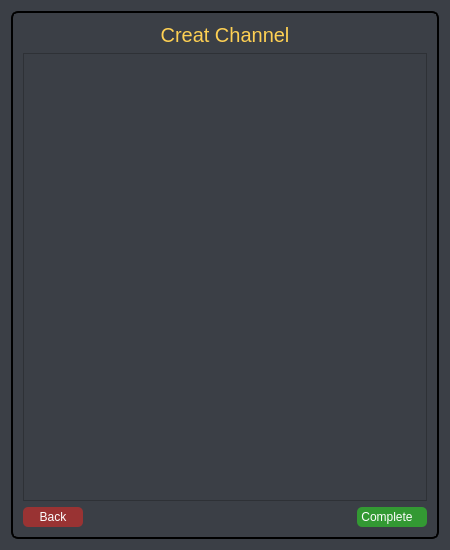
<?xml version="1.0" encoding="UTF-8"?>
<ui version="4.0">
 <class>createchannel</class>
 <widget class="QDialog" name="createchannel">
  <property name="geometry">
   <rect>
    <x>0</x>
    <y>0</y>
    <width>450</width>
    <height>550</height>
   </rect>
  </property>
  <property name="minimumSize">
   <size>
    <width>450</width>
    <height>550</height>
   </size>
  </property>
  <property name="maximumSize">
   <size>
    <width>450</width>
    <height>550</height>
   </size>
  </property>
  <property name="windowTitle">
   <string>Dialog</string>
  </property>
  <property name="styleSheet">
   <string notr="true">background-color: rgb(59, 63, 70);</string>
  </property>
  <layout class="QVBoxLayout" name="verticalLayout">
   <item>
    <widget class="QStackedWidget" name="winstack">
     <property name="styleSheet">
      <string notr="true">QStackedWidget#winstack {
Padding: 1px;
Border-radius: 7px;
Color: #fefefe;
background-color: rgb(59, 63, 70);
border-style: solid;
 border-width: 2px;
}

QStackedWidget#winstack:hover {
background-color: rgb(42, 46, 52);
border-style: solid;
 border-width: 2px;
color: rgb(241, 182, 88);
	border-color: rgb(45, 135, 135);
}</string>
     </property>
     <property name="currentIndex">
      <number>1</number>
     </property>
     <widget class="QWidget" name="page">
      <layout class="QVBoxLayout" name="verticalLayout_2">
       <item>
        <widget class="QWidget" name="widget_6" native="true">
         <property name="minimumSize">
          <size>
           <width>0</width>
           <height>40</height>
          </size>
         </property>
         <property name="maximumSize">
          <size>
           <width>400</width>
           <height>30</height>
          </size>
         </property>
         <layout class="QHBoxLayout" name="horizontalLayout_2">
          <item>
           <widget class="QLabel" name="creatchanell">
            <property name="styleSheet">
             <string notr="true">QLabel#creatchanell {
text-align: center;
color: rgb(254, 208, 83);
margin: 0 auto;
font-size: 20px;
font-family: 'Droid Sans';
}

QLabel#creatchanell:hover {
	color: rgb(0, 170, 255);
}
</string>
            </property>
            <property name="text">
             <string>Creat Channel</string>
            </property>
            <property name="alignment">
             <set>Qt::AlignCenter</set>
            </property>
           </widget>
          </item>
         </layout>
        </widget>
       </item>
       <item>
        <layout class="QHBoxLayout" name="horizontalLayout">
         <item>
          <widget class="QLabel" name="label">
           <property name="styleSheet">
            <string notr="true">color: #fefefe;</string>
           </property>
           <property name="text">
            <string>Name :</string>
           </property>
          </widget>
         </item>
         <item>
          <widget class="QLineEdit" name="channelname">
           <property name="styleSheet">
            <string notr="true">QLineEdit#channelname {
padding-left: 20px;
padding-right: 20px;
border-radius: 5px;
background: #333;
color: #fefefe;
}

QLineEdit#channelname:hover {
	background-color: rgb(42, 46, 52);
border-style: solid;
 border-width: 1px;
	border-color: rgb(245, 179, 1);
	color: rgb(241, 182, 88);
}

QLineEdit#channelname:pressed {
border-style: solid;
border-width: 1px;
	background-color: rgb(25, 69, 105);
	color: rgb(85, 255, 255);
}</string>
           </property>
           <property name="placeholderText">
            <string>Enter your channel name</string>
           </property>
          </widget>
         </item>
        </layout>
       </item>
       <item>
        <widget class="QLabel" name="label_4">
         <property name="minimumSize">
          <size>
           <width>0</width>
           <height>180</height>
          </size>
         </property>
         <property name="text">
          <string/>
         </property>
         <property name="pixmap">
          <pixmap resource="elements.qrc">:/img/img/icons8-omnichannel-64.png</pixmap>
         </property>
         <property name="alignment">
          <set>Qt::AlignCenter</set>
         </property>
        </widget>
       </item>
       <item>
        <layout class="QHBoxLayout" name="horizontalLayout_5">
         <item>
          <widget class="QPushButton" name="backbtn_3">
           <property name="minimumSize">
            <size>
             <width>60</width>
             <height>15</height>
            </size>
           </property>
           <property name="maximumSize">
            <size>
             <width>90</width>
             <height>20</height>
            </size>
           </property>
           <property name="toolTip">
            <string>&lt;html&gt;&lt;head/&gt;&lt;body&gt;&lt;p&gt;Back to home page&lt;/p&gt;&lt;/body&gt;&lt;/html&gt;</string>
           </property>
           <property name="styleSheet">
            <string notr="true">QPushButton#backbtn_3{
color: white;
border-radius: 5px;
Background: #933;
color: #fefefe;
}

QPushButton#backbtn_3:hover {
	background-color: rgb(42, 46, 52);
border-style: solid;
 border-width: 1px;
	color: rgb(241, 182, 88);
}

QPushButton#backbtn_3:pressed {
border-style: solid;
border-width: 1px;
	background-color: rgb(25, 69, 105);
	color: rgb(85, 255, 255);
}</string>
           </property>
           <property name="text">
            <string>Back</string>
           </property>
           <property name="icon">
            <iconset resource="elements.qrc">
             <normaloff>:/img/img/icons8-back-48.png</normaloff>:/img/img/icons8-back-48.png</iconset>
           </property>
          </widget>
         </item>
         <item>
          <spacer name="horizontalSpacer_3">
           <property name="orientation">
            <enum>Qt::Horizontal</enum>
           </property>
           <property name="sizeHint" stdset="0">
            <size>
             <width>40</width>
             <height>20</height>
            </size>
           </property>
          </spacer>
         </item>
         <item>
          <widget class="QPushButton" name="submit">
           <property name="minimumSize">
            <size>
             <width>110</width>
             <height>0</height>
            </size>
           </property>
           <property name="maximumSize">
            <size>
             <width>110</width>
             <height>20</height>
            </size>
           </property>
           <property name="styleSheet">
            <string notr="true">
QPushButton#submit{
color: white;
border-radius: 5px;
Background: #393;
color: #fefefe;
}

QPushButton#submit:hover {
	background-color: rgb(42, 46, 52);
border-style: solid;
 border-width: 1px;
	color: rgb(241, 182, 88);
}

QPushButton#ssubmit:pressed {
border-style: solid;
border-width: 1px;
	background-color: rgb(25, 69, 105);
	color: rgb(85, 255, 255);
}</string>
           </property>
           <property name="text">
            <string>Submit</string>
           </property>
          </widget>
         </item>
        </layout>
       </item>
      </layout>
     </widget>
     <widget class="QWidget" name="page_2">
      <layout class="QGridLayout" name="gridLayout">
       <item row="2" column="0">
        <layout class="QHBoxLayout" name="horizontalLayout_4">
         <item>
          <widget class="QPushButton" name="backbtn_5">
           <property name="minimumSize">
            <size>
             <width>60</width>
             <height>15</height>
            </size>
           </property>
           <property name="maximumSize">
            <size>
             <width>90</width>
             <height>20</height>
            </size>
           </property>
           <property name="toolTip">
            <string>&lt;html&gt;&lt;head/&gt;&lt;body&gt;&lt;p&gt;Back to create channel page&lt;/p&gt;&lt;/body&gt;&lt;/html&gt;</string>
           </property>
           <property name="styleSheet">
            <string notr="true">QPushButton#backbtn_5{
color: white;
border-radius: 5px;
Background: #933;
color: #fefefe;
}

QPushButton#backbtn_5:hover {
	background-color: rgb(42, 46, 52);
border-style: solid;
 border-width: 1px;
	color: rgb(241, 182, 88);
}

QPushButton#backbtn_5:pressed {
border-style: solid;
border-width: 1px;
	background-color: rgb(25, 69, 105);
	color: rgb(85, 255, 255);
}</string>
           </property>
           <property name="text">
            <string>Back</string>
           </property>
           <property name="icon">
            <iconset resource="elements.qrc">
             <normaloff>:/img/img/icons8-back-48.png</normaloff>:/img/img/icons8-back-48.png</iconset>
           </property>
          </widget>
         </item>
         <item>
          <spacer name="horizontalSpacer">
           <property name="orientation">
            <enum>Qt::Horizontal</enum>
           </property>
           <property name="sizeHint" stdset="0">
            <size>
             <width>40</width>
             <height>20</height>
            </size>
           </property>
          </spacer>
         </item>
         <item>
          <widget class="QPushButton" name="addbtn">
           <property name="minimumSize">
            <size>
             <width>70</width>
             <height>15</height>
            </size>
           </property>
           <property name="maximumSize">
            <size>
             <width>90</width>
             <height>20</height>
            </size>
           </property>
           <property name="layoutDirection">
            <enum>Qt::RightToLeft</enum>
           </property>
           <property name="styleSheet">
            <string notr="true">
QPushButton#addbtn{
color: white;
border-radius: 5px;
Background: #393;
color: #fefefe;
}

QPushButton#addbtn:hover {
	background-color: rgb(42, 46, 52);
border-style: solid;
 border-width: 1px;
	color: rgb(241, 182, 88);
}

QPushButton#addbtn:pressed {
border-style: solid;
border-width: 1px;
	background-color: rgb(25, 69, 105);
	color: rgb(85, 255, 255);
}</string>
           </property>
           <property name="text">
            <string>Complete   </string>
           </property>
           <property name="icon">
            <iconset resource="elements.qrc">
             <normaloff>:/img/img/icons8-complete-64.png</normaloff>:/img/img/icons8-complete-64.png</iconset>
           </property>
           <property name="iconSize">
            <size>
             <width>25</width>
             <height>20</height>
            </size>
           </property>
          </widget>
         </item>
        </layout>
       </item>
       <item row="0" column="0">
        <widget class="QLabel" name="creatchanell_2">
         <property name="styleSheet">
          <string notr="true">QLabel#creatchanell_2{
text-align: center;
color: rgb(254, 208, 83);
margin: 0 auto;
font-size: 20px;
font-family: 'Droid Sans';
}

QLabel#creatchanell_2:hover {
	color: rgb(0, 170, 255);
}
</string>
         </property>
         <property name="text">
          <string>Creat Channel</string>
         </property>
         <property name="alignment">
          <set>Qt::AlignCenter</set>
         </property>
        </widget>
       </item>
       <item row="1" column="0">
        <widget class="QListWidget" name="userslist"/>
       </item>
      </layout>
     </widget>
    </widget>
   </item>
  </layout>
 </widget>
 <resources>
  <include location="elements.qrc"/>
 </resources>
 <connections/>
</ui>
